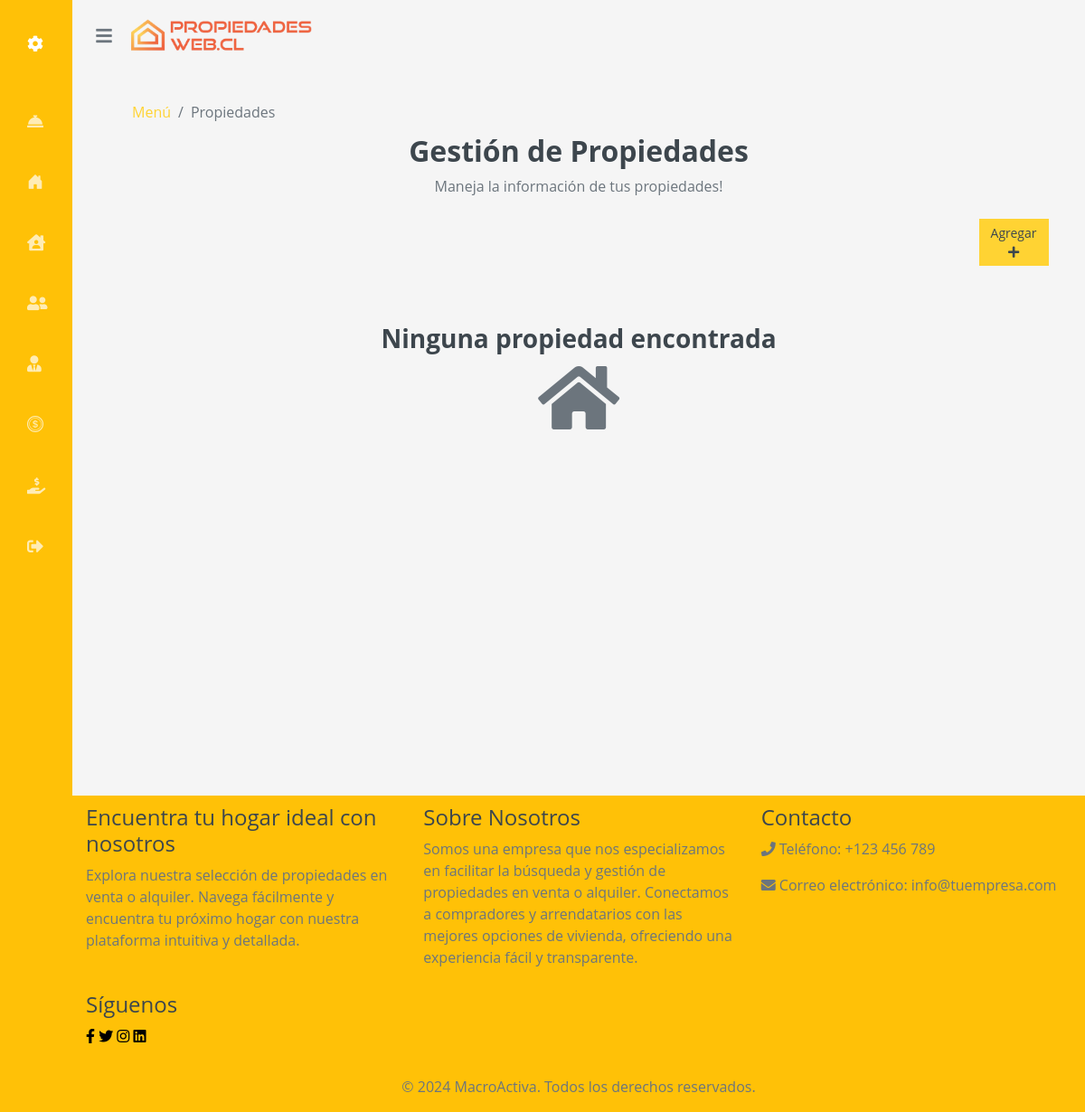
The app's page /propiedades/ (signed in), older data.
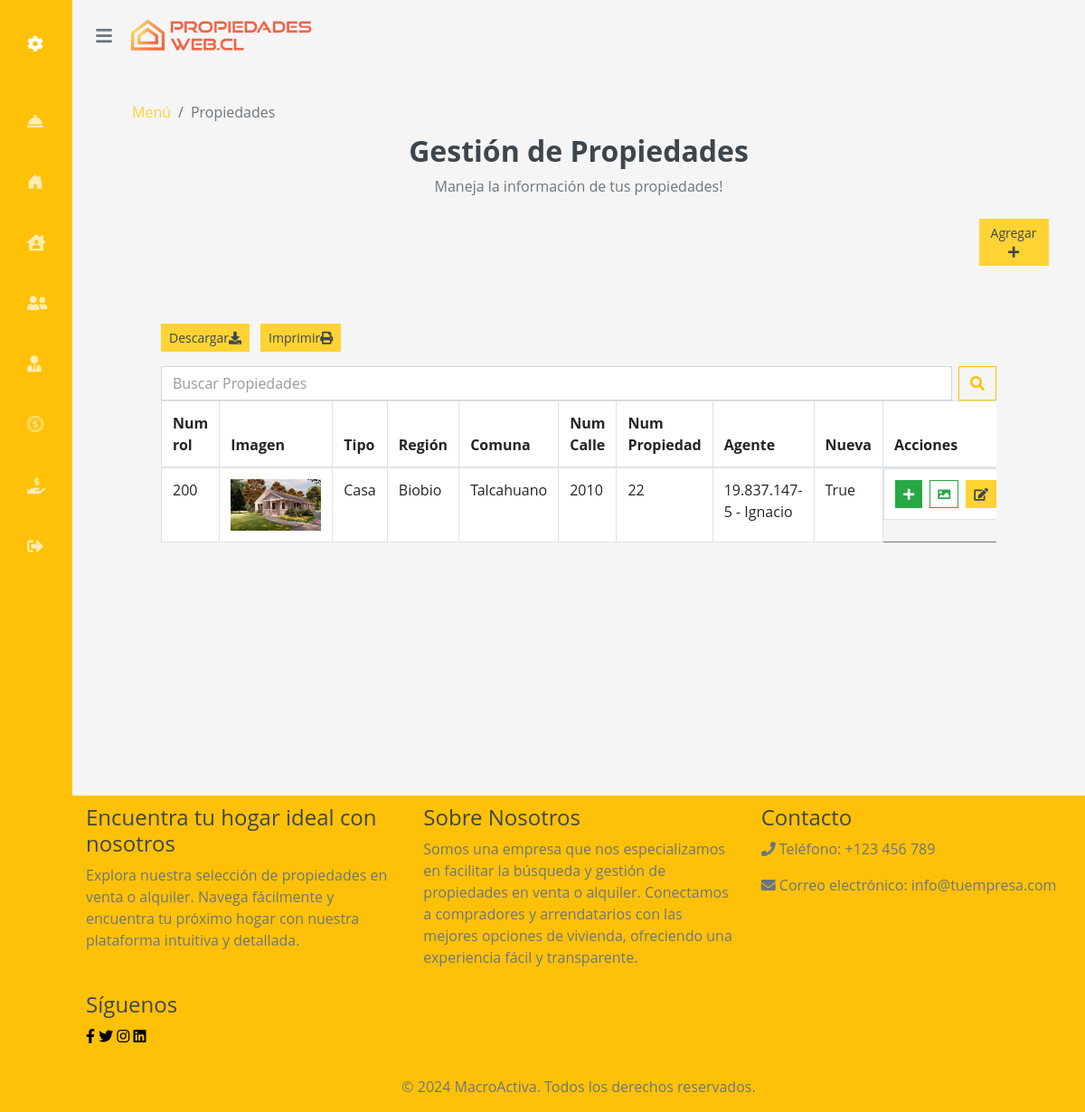
The same page, newer data.
### core/models.py (models this page shows, shortened)
class Propiedad(models.Model):
    numero_rol = models.IntegerField()
    tipo_propiedad = models.CharField(max_length=50)
    tipo_operacion = models.CharField(max_length=50)
    titulo = models.FileField(upload_to="pdfs/", null=True, blank=True)
    estado = models.BooleanField()
    descripcion_propiedad = models.TextField(default="", null=True, blank=True)
    metros_cuadrados = models.IntegerField()
    nro_habitaciones = models.IntegerField()
    nro_bannos = models.IntegerField()
    precio_tasacion = models.IntegerField()
    ubicacion = models.OneToOneField(Ubicacion, on_delete=models.CASCADE)
    rut_empresa = models.ForeignKey(EmpresaCorredora, on_delete=CASCADE)
    rut_agente = models.ForeignKey(Agente, on_delete=models.SET_NULL, null=True, blank=True)
    propietario = models.ForeignKey(Propietario, on_delete=models.SET_NULL, null=True, blank=True)

class Imagen(models.Model):
    propiedad = models.ForeignKey(Propiedad, related_name='imagenes', on_delete=models.CASCADE)
    imagen = models.ImageField(upload_to='imagenes/')

class Ubicacion(models.Model):
    calle = models.CharField(max_length=100)
    num_calle = models.CharField(max_length=50)
    num_propiedad = models.CharField(max_length=50)
    comuna = models.CharField(max_length=50)
    region = models.CharField(max_length=50)
    google_maps_link = models.URLField(max_length=200, null=True, blank=True)

class Agente(models.Model):
    rut_agente = models.CharField(max_length=12)
    nombre = models.CharField(max_length=50)
    direccion = models.CharField(max_length=100)
    telefono = models.CharField(max_length=12)
    correo = models.CharField(max_length=200)
    fecha_creacion = models.DateField()
    rut_empresa = models.ForeignKey(EmpresaCorredora, on_delete= CASCADE)
    def __str__(self):
        return f"{self.rut_agente} - {self.nombre}"

### core/views.py (the view, shortened to what this page needs)
# urls.py: path('propiedades/', views.listar_propiedades, name='listar'),
@login_required
def listar_propiedades(request):
    rut_empresa = request.user
    propiedades = Propiedad.objects.filter(rut_empresa=rut_empresa).order_by('-id')
    contexto = {}
    form = frmCrearPropiedad()
    default_page = 1
    page = request.GET.get('page', default_page)
    query = request.GET.get('q')
    items_per_page = 5
    paginator = Paginator(propiedades, items_per_page)
    try:
        propiedades = paginator.page(page)
    except PageNotAnInteger:
        propiedades = paginator.page(default_page)
    except EmptyPage:
        propiedades = paginator.page(paginator.num_pages)
    contexto["propiedades"] = propiedades
    contexto["form"] = form
    return render(request, 'core/propiedades.html', contexto)

### core/forms.py
class frmCrearPropiedad(forms.ModelForm):
    class Meta:
        model = Propiedad
        fields = [
            'numero_rol','tipo_propiedad', 'tipo_operacion', 'titulo', 'estado', 'precio_tasacion',
            'descripcion_propiedad', 'metros_cuadrados', 'nro_habitaciones', 'nro_bannos','rut_agente',
            'propietario'
        ]
    titulo = forms.FileField(required=False)

### core/templates/core/propiedades.html (shortened to what this page needs)
{% extends "core/base.html" %}
{% load static %}
{% load humanize %}
{% load crispy_forms_tags %}
{% block content %}
<div class="container-fluid mb-3">
    <div class="col-12 d-flex flex-column flex-md-row justify-content-between align-items-center">
        <nav aria-label="breadcrumb" style="background-color: transparent;">
            <ol class="breadcrumb mb-2 mb-md-0" style="background-color: transparent;">
                <li class="breadcrumb-item"><a href="#">Menú</a></li>
                <li class="breadcrumb-item active" aria-current="page">Propiedades</li>
            </ol>
        </nav>
    </div>
    <h2 style="text-align:center;">Gestión de Propiedades</h2>
    <div class="row">
        <div class="col-lg-12 d-flex justify-content-between align-items-center mb-2">
            <div class="flex-grow-1 d-flex justify-content-center">
                <p >
                    Maneja la información de tus propiedades!
                </p>
        </div>
    </div>
</div>
<div class="d-flex justify-content-between align-items-center mb-3 container-fluid col-lg-1 text-lg-end" style="margin-right: 10px;">
    <div>
        <a class="btn btn-primary btn-sm me-2 btn-block" href="{% url "crear_propiedad" %}" >
            Agregar <i class="fas fa-plus"></i>
        </a>
    </div>
</div>
<div class="row px-xl-5">
    <div class="col-lg-12">
    {% if propiedades %}
    <div class="container mt-5">
        <div class="table-responsive">
            <div class="d-flex justify-content-between align-items-center mb-3">
                <div>
                <button class="btn btn-primary btn-sm me-2"id="downloadButton" class="btn btn-success">Descargar<i class="fas fa-download"></i></button>
                <button class="btn btn-primary btn-sm me-2"id="printButton" class="btn btn-info">Imprimir<i class="fas fa-print"></i></button>
            </div>
        </div>
        <div class="flex relative">
            <form method="get" action="{% url 'listar' %}" class="form-inline my-2 my-lg-0 w-100">
                <div class="input-group w-100">
                    <input class="form-control me-2" name="q" type="search" placeholder="Buscar Propiedades" aria-label="Search">
                    <button class="btn btn-outline-warning" type="submit"><i class="fas fa-search"></i></button>
                </div>
            </form>
        </div>
    <table class="table table-bordered">
        <thead>
            <tr>
                <th scope="col">Num rol</th>
                <th scope="col">Imagen</th>
                <th scope="col">Tipo</th>
                <th scope="col">Región</th>
                <th scope="col">Comuna</th>
                <th scope="col">Num Calle</th>
                <th scope="col">Num Propiedad</th>
                <th scope="col">Agente</th>
                <th scope="col">Nueva</th>
                <th scope="col">Acciones</th>
            </tr>
        </thead>
        <tbody>
            {% for propiedad in propiedades %}
            <tr>
                <td>{{ propiedad.numero_rol}}</td>
                <td>
                    {% if propiedad.imagenes.first %}
                        <img src="{{ propiedad.imagenes.first.imagen.url }}" alt="Imagen de la propiedad" style="max-width: 100px; max-height: 100px;">
                    {% else %}
                        Sin imagen
                    {% endif %}
                </td>
                <td>{{ propiedad.tipo_propiedad}}</td>
                <td>{{ propiedad.ubicacion.region}}</td>
                <td>{{ propiedad.ubicacion.comuna}}</td>
                <td>{{ propiedad.ubicacion.num_calle}}</td>
                <td>{{ propiedad.ubicacion.num_propiedad}}</td>
                <td>{{ propiedad.rut_agente}}</td>
                <td>{{ propiedad.estado }}</td>
                <td class="d-flex justify-content-between">
                    <a href="{% url 'crear_publicacion' propiedad.id %}" class="btn btn-sm btn-success add-publicacion-btn mr-2">
                        <i class="fas fa-plus"></i>
                    </a>
                    <a href="{% url 'imagen' propiedad.id %}" class="btn btn-sm btn-outline-success edit-btn mr-2">
                        <i class="fas fa-image"></i>
                    </a>
                    <a href="{% url 'editar_propiedad' propiedad.id %}" class="btn btn-sm btn-primary edit-btn mr-2">
                        <i class="fas fa-edit"  ></i>
                    </a>
                </td>
            </tr>
            {% endfor %}
        </tbody>
    </table>
    </div>
</div>
    {% else %}
    <div class="text-center mt-5">
        <h3>Ninguna propiedad encontrada</h3>
        <i class="fas fa-home fa-5x"></i>
    </div>
    {% endif %}
        </div>
    </div>
</div>
{% endblock %}

### core/templates/core/base.html (shortened to what this page needs)
<!DOCTYPE html>
<html lang="en">
<head>
    <link
      href="https://cdn.jsdelivr.net/npm/bootstrap@5.3.0-alpha1/dist/css/bootstrap.min.css"
      rel="stylesheet"
    />
    <link
      rel="stylesheet"
      href="https://cdn.jsdelivr.net/npm/bootstrap-icons@1.10.3/font/bootstrap-icons.css"
    />
    {% load static %}
    <link href="https://cdnjs.cloudflare.com/ajax/libs/font-awesome/5.15.4/css/all.min.css" rel="stylesheet">
    <link href="{% static 'core/'%}lib/animate/animate.min.css" rel="stylesheet">
    <link href="{% static 'core/'%}lib/owlcarousel/assets/owl.carousel.min.css" rel="stylesheet">
    <link href="{% static 'core/css/Estilos.css'%}" rel="stylesheet">
    <link rel="stylesheet" href="https://unpkg.com/dropzone@5/dist/min/dropzone.min.css" type="text/css" />
</head>
<body id="body">
  <header>
    <div class="icon__menu">
        <i class="fas fa-bars" id="btn_open"></i>
    </div>
    <div class="col-lg-4">
        <a class="text-decoration-none" href="{% url 'home' %}"><img src="{% static 'core/img/logo_propiedades_web.png' %}" alt="Logo" style="max-width: 200px; max-height: 200px;"></a>
    </div>
</header>
<div class="menu__side" id="menu_side">
    <div class="name__page">
      <i class="fas fa-cog"></i>
        <h4>Menú</h4>
    </div>
    <div class="options__menu">
        {% if user.is_authenticated %}
        <a href="{% url "publicacion" %}">
          <div class="option">
              <i class="fas fa-concierge-bell"></i>
              <h6>Publicaciones</h6>
          </div>
      </a>
        <a href="{% url "listar" %}">
            <div class="option">
                <i class="bi bi-house-door-fill"></i>
                <h6>Propiedades</h6>
            </div>
        </a>
        <a href="{% url "propietarios" %}">
            <div class="option">
                <i class="fas fa-house-user icon"></i>
                <h6>Propietarios</h6>
            </div>
        </a>
        <a href="{% url "cliente_list" %}">
            <div class="option">
                <i class="fas fa-user-friends"></i>
                <h6>Clientes</h6>
            </div>
        </a>
        <a href="{% url "agentes" %}">
            <div class="option">
                <i class="fas fa-user-tie"></i>
                <h6>Agentes</h6>
            </div>
        </a>
        <a href="{% url "op_venta" %}" >
            <div class="option">
                <i class="bi bi-coin"></i>
                <h6>Venta</h6>
            </div>
        </a>
        <a href="{% url "op_arriendo" %}" >
            <div class="option">
                <i class="fas fa-hand-holding-usd"></i>
                <h6>Arriendo</h6>
            </div>
        </a>
        <a href="#" onclick="confirmLogout()">
            <div class="option">
                <i class="fas fa-sign-out-alt"></i>
                <h6>Cerrar Sesión</h6>
            </div>
        </a>
        {% endif %}
    </div>
</div>
    <main class="contenido-principal">
      <div id="content-wrap">
      {% block content %}
      {% endblock %}
    </main>
    <footer class="footer bg-warning">
      <div class="container" >
          <div class="row">
              <div class="col-lg-4 col-md-6">
                  <h4 style="margin-top: 10px;">Encuentra tu hogar ideal con nosotros</h4>
                  <p>Explora nuestra selección de propiedades en venta o alquiler. Navega fácilmente y encuentra tu próximo hogar con nuestra plataforma intuitiva y detallada.</p>
              </div>
              <div class="col-lg-4 col-md-6">
                <h4 style="margin-top: 10px;">Sobre Nosotros</h4>
                <p>Somos una empresa que nos especializamos en facilitar la búsqueda y gestión de propiedades en venta o alquiler. Conectamos a compradores y arrendatarios con las mejores opciones de vivienda, ofreciendo una experiencia fácil y transparente.</p>
            </div>
              <div class="col-lg-4 col-md-6">
                  <h4  style="margin-top: 10px;">Contacto</h4>
                  <p><i class="fas fa-phone"></i> Teléfono: +123 456 789</p>
                  <p><i class="fas fa-envelope"></i> Correo electrónico: info@tuempresa.com</p>
              </div>
              <div class="col-lg-4 col-md-12">
                  <h4  style="margin-top: 10px;">Síguenos</h4>
                  <p>
                      <a href="#" class="social-icon"><i class="fab fa-facebook-f" style="color: black;"></i></a>
                      <a href="#" class="social-icon"><i class="fab fa-twitter" style="color: black;"></i></a>
                      <a href="#" class="social-icon"><i class="fab fa-instagram" style="color: black;"></i></a>
                      <a href="#" class="social-icon"><i class="fab fa-linkedin" style="color: black;"></i></a>
                  </p>
              </div>
          </div>
          <div class="row mt-3">
              <div class="col-md-12 text-center">
                  <p>&copy; 2024 MacroActiva. Todos los derechos reservados.</p>
              </div>
          </div>
      </div>
  </footer>
</body>
</html>

### core/templates/core/base.html (style rules this page uses)
nav, .offcanvas { background-color: #000000; }

Row changes from the older to the newer data that the page shows:
added Propiedad: numero_rol "200", imagenes.first.imagen (picture), tipo_propiedad "Casa", ubicacion.region "Biobio", ubicacion.comuna "Talcahuano", ubicacion.num_calle "2010", ubicacion.num_propiedad "22", rut_agente "19.837.147-5 - Ignacio", estado "True"
Text that changed along with them:
text no longer shown: "Ninguna propiedad encontrada"
text now shown: "Descargar Imprimir Num rol Imagen Tipo Región Comuna Num Calle Num Propiedad Agente Nueva Acciones"
